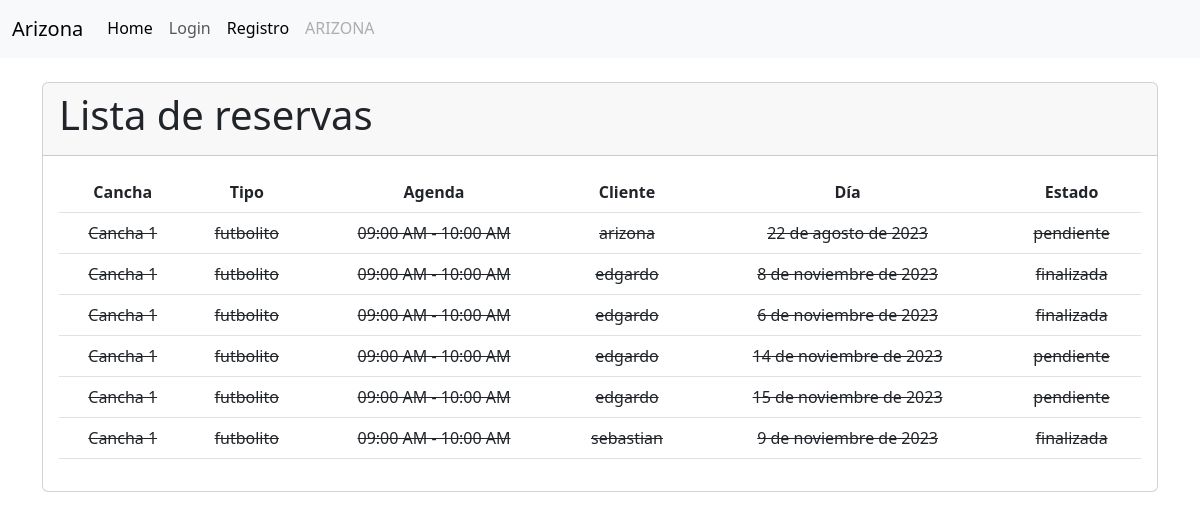
Page /cliente/reservas/ on the earlier database version.
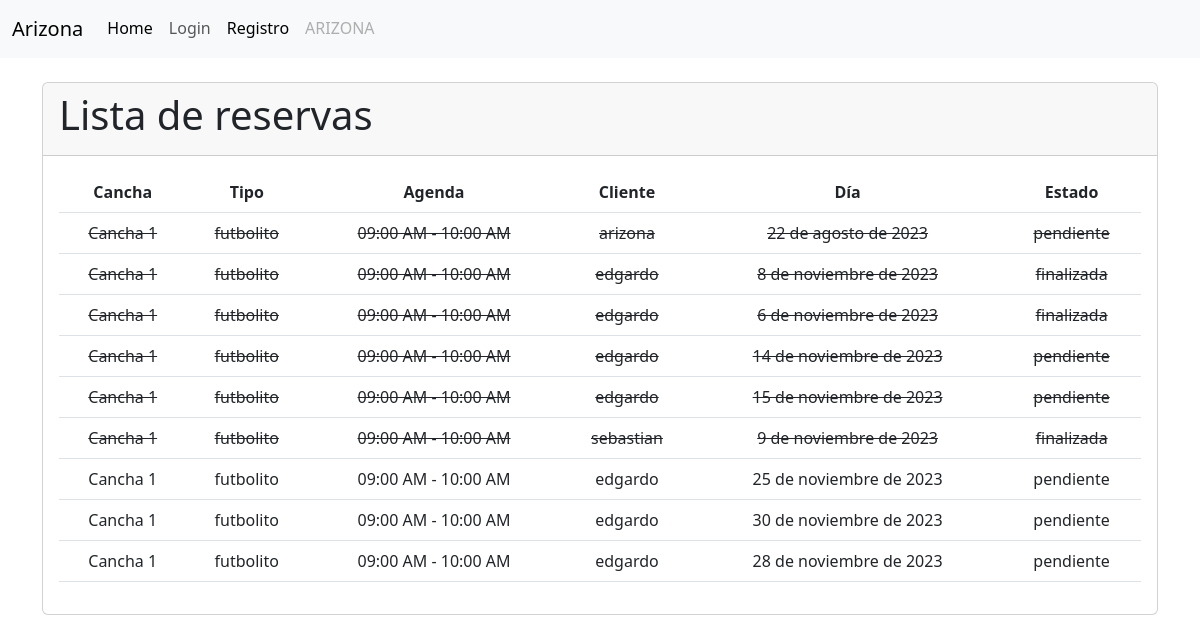
Same page on the later database version.
### cliente/models.py (models this page shows, shortened)
class Reserva(models.Model):
    cliente = models.ForeignKey(Cliente, on_delete=models.CASCADE)
    agenda = models.ForeignKey(Agenda, on_delete=models.CASCADE)
    dia = models.DateField()
    ESTADO_CHOICES = [
        ('disponible', 'Disponible'),
        ('pendiente', 'Pendiente'),
        ('finalizada', 'Finalizada'),
    ]
    estado = models.CharField(max_length=20, choices=ESTADO_CHOICES, default='disponible')
    class Meta:
        unique_together = ('agenda', 'cliente', 'dia')

class Cliente(models.Model):
    SEXO = [
        ('F', 'Femenino'),
        ('M', 'Masculino'),
    ]
    user = models.OneToOneField(
        'accounts.User',
        verbose_name='Usuario',
        on_delete=models.CASCADE
    )
    rut = models.CharField(max_length=10)
    sexo = models.CharField(max_length=10, choices=SEXO)
    def __str__(self):
        return f'{self.user.username}'

### servicio/models.py (models this page shows, shortened)
class Agenda(models.Model):
    cancha = models.ForeignKey(Cancha, on_delete=models.CASCADE)
    horario = models.ForeignKey(Horario, on_delete=models.CASCADE)
    disponible = models.BooleanField(default=True)
    class Meta:
        verbose_name = _('Agenda')
        verbose_name_plural = _('Agendas')
        unique_together = ('cancha', 'horario')

class Cancha(models.Model):
    NUMERACION_CHOICES = [
        ('1', 'Cancha 1'),
        ('2', 'Cancha 2'),
        ('3', 'Cancha 3'),
        ('4', 'Cancha 4'),
        ('5', 'Cancha 5'),
        ('6', 'Cancha 6'),
        ('7', 'Cancha 7'),
        ('8', 'Cancha 8'),
    ]
    numeracion = models.CharField(max_length=10, choices=NUMERACION_CHOICES)
    tipo = models.ForeignKey(TipoCancha, on_delete=models.CASCADE, related_name='canchas')
    def __str__(self):
        return f'Cancha {self.numeracion}'
    class Meta:
        verbose_name = _('Cancha')
        verbose_name_plural = _('Canchas')

class TipoCancha(models.Model):
    nombre = models.CharField(max_length=50)
    precio = models.DecimalField(max_digits=8, decimal_places=0)
    descripcion = models.TextField()
    def __str__(self):
        return self.nombre
    class Meta:
        verbose_name = _('Tipo de Cancha')
        verbose_name_plural = _('Tipos de Canchas')

class Horario(models.Model):
    AM = 'AM'
    PM = 'PM'
    MERIDIEM_CHOICES = [
        (AM, 'AM'),
        (PM, 'PM'),
    ]
    hora_inicio = models.TimeField()
    hora_fin = models.TimeField()
    meridiem = models.CharField(max_length=2, choices=MERIDIEM_CHOICES, default=PM)
    def __str__(self):
        return f'{self.hora_inicio.strftime("%I:%M %p")} - {self.hora_fin.strftime("%I:%M %p")}'

### accounts/models.py (models this page shows, shortened)
class User(AbstractBaseUser, PermissionsMixin):
    id = models.AutoField(primary_key=True, unique=True)
    username = models.CharField(
        'Usuario', max_length=30, unique=True, validators=[
            validators.RegexValidator(
                re.compile('^[\w.@+-]+$'),
                'ingrese un nombre de usuario valido '
                'Este valor debe contener solo letras, números '
                'excepto: @/./+/-/_.',
                'invalid'
            )
        ],
        help_text='Un nombre corto que sera usado'+
                  ' para identificarlo de forma unica en la plataforma.'
    )
    name = models.CharField('Nombre', max_length=20)
    apellidos = models.CharField('Apellidos', max_length=30)
    email = models.EmailField('Email', unique=True)
    is_staff = models.BooleanField('Admin', default=False)
    is_active = models.BooleanField('Ativo', default=True)
    date_joined = models.DateTimeField('Data de Entrada', auto_now_add=True)
    roles = models.ForeignKey(Rol, on_delete=models.CASCADE, blank=True, null=True)
    USERNAME_FIELD = 'username'
    REQUIRED_FIELDS = ['email']
    objects = CustomUserManager()
    class Meta:
        verbose_name = 'Usuario'
        verbose_name_plural = 'Usuarios'

### cliente/views.py (the view)
# urls.py: path('reservas/', views.reserva_list, name='reserva_list'),
def reserva_list(request):
    reservas = Reserva.objects.all()
    today = timezone.now().date()
    return render(request, 'reserva/listar.html', {'reservas': reservas, 'today': today})

### cliente/templates/reserva/listar.html (shortened to what this page needs)
{% extends "layout.html" %}
{% load static %}
{% load humanize %}
{% block container %}
<div class="container">
  <br>
  <div class="card">
    <div class="card-header">
      <h1 class="card-title">Lista de reservas</h1>
    </div>
    <div class="card-body">
      {% if reservas %}
      <table class="table reserva-table text-center">
        <thead>
          <tr>
            <th>Cancha</th>
            <th>Tipo</th>
            <th>Agenda</th>
            <th>Cliente</th>
            <th>Día</th>
            <th>Estado</th>
          </tr>
        </thead>
        <tbody>
          {% for reserva in reservas %}
          <tr style="{% if reserva.dia == today %}background-color: lightblue;
                     {% elif reserva.dia < today %}background-color: lightcoral; text-decoration: line-through;
                     {% elif reserva.estado == 'pendiente' %}background-color: lightgreen;{% endif %}">
            <td>{{ reserva.agenda.cancha }}</td>
            <td>{{ reserva.agenda.cancha.tipo }}</td>
            <td>{{ reserva.agenda.horario }}</td>
            <td>{{ reserva.cliente }}</td>
            <td>{{ reserva.dia }}</td>
            <td>{{ reserva.estado }}</td>
          </tr>
          {% empty %}
          <tr>
            <td colspan="6">No hay servicio disponibles.</td>
          </tr>
          {% endfor %}
        </tbody>
      </table>
      {% else %}
      <p>No hay reservas disponibles.</p>
      {% endif %}
    </div>
  </div>
</div>
{% endblock %}

Differences in the rows shown:
added Reserva: agenda.cancha "Cancha 1", agenda.cancha.tipo "futbolito", agenda.horario "09:00 AM - 10:00 AM", cliente "edgardo", dia "25 de noviembre de 2023", estado "pendiente"
added Reserva: agenda.cancha "Cancha 1", agenda.cancha.tipo "futbolito", agenda.horario "09:00 AM - 10:00 AM", cliente "edgardo", dia "30 de noviembre de 2023", estado "pendiente"
added Reserva: agenda.cancha "Cancha 1", agenda.cancha.tipo "futbolito", agenda.horario "09:00 AM - 10:00 AM", cliente "edgardo", dia "28 de noviembre de 2023", estado "pendiente"
